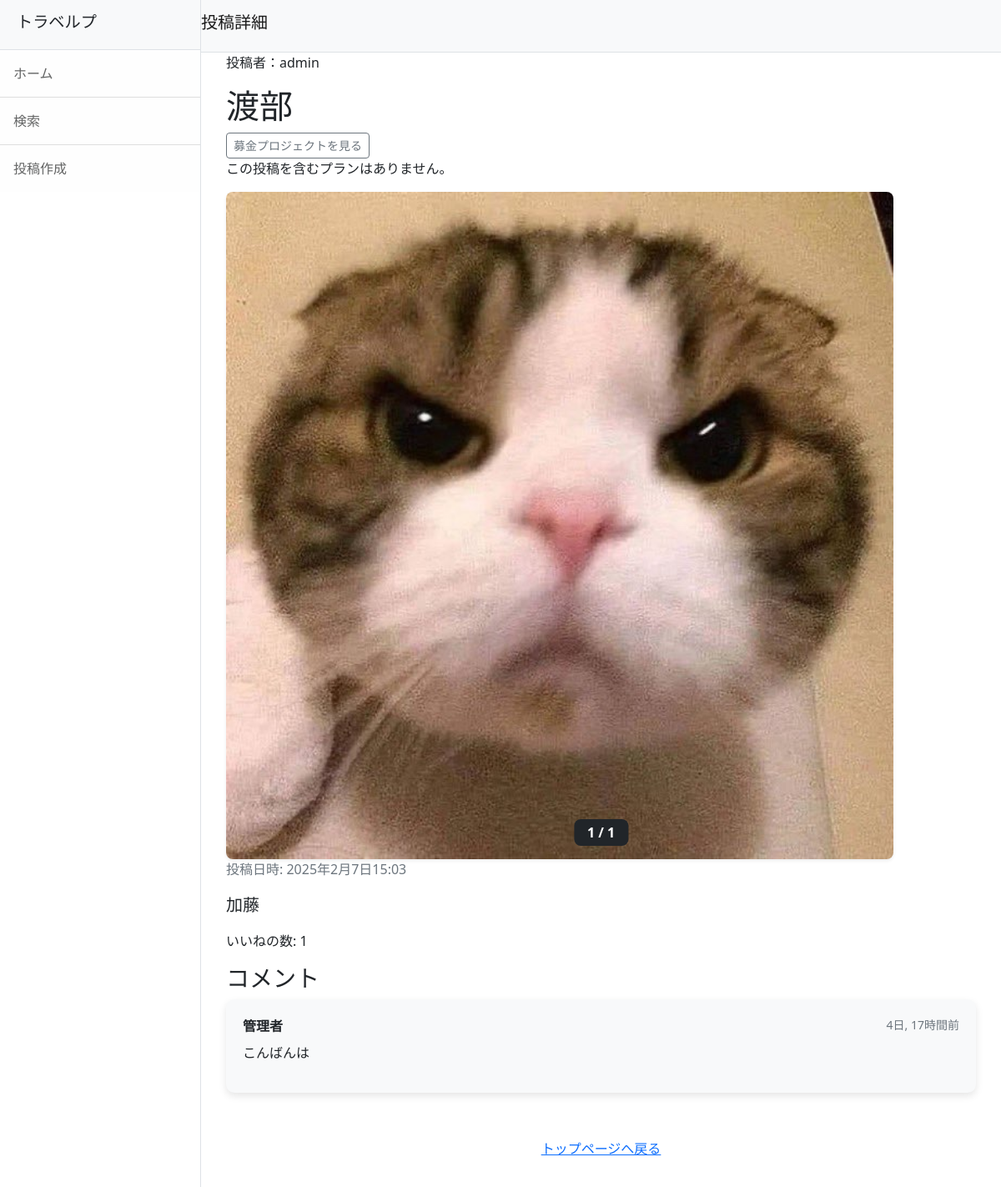
Screenshot of /post-detail/1/ with the database file from the repository.
### travelp/models.py (models this page shows, shortened)
class Post(models.Model):
    user = models.ForeignKey(CustomUser, on_delete=models.SET_NULL, null=True, blank=True)
    title = models.CharField(max_length=200)
    comment = models.TextField()
    created_at = models.DateTimeField(auto_now_add=True)
    caption = models.TextField(verbose_name='場所', blank=True)
    fundraising = models.BooleanField(default=False)
    latitude = models.DecimalField(max_digits=15, decimal_places=11, null=True, blank=True)  # 緯度
    longitude = models.DecimalField(max_digits=15, decimal_places=11, null=True, blank=True)  # 経度
    def like_count(self):
        return self.likes.count()  # 投稿に対する「いいね」の数を返す

class PostImage(models.Model):
    post = models.ForeignKey(Post, related_name='images', on_delete=models.CASCADE)
    image = models.ImageField(upload_to='photos')

class Comment(models.Model):
    user = models.ForeignKey(CustomUser, on_delete=models.SET_NULL, null=True, blank=True)  # コメント投稿者
    post = models.ForeignKey(Post, related_name='comments', on_delete=models.CASCADE)  # コメントが付けられた投稿
    text = models.TextField()  # コメント内容
    created_at = models.DateTimeField(auto_now_add=True)  # コメント日時

### accounts/models.py (models this page shows, shortened)
class CustomUser(AbstractUser):
    pass
    nickname = models.CharField(max_length=150, blank=True, null=True)
    profile_image = models.ImageField(upload_to='profile_images/', null=True, blank=True)
    profile_description = models.TextField(null=True, blank=True)

### travelp/views.py (the view)
# urls.py: path('post-detail/<int:pk>/', views.PostDetailView.as_view(), name='post_detail'),
class PostDetailView(DetailView):
    model = Post
    template_name = 'post_detail.html'
    context_object_name = 'post'
    def get_context_data(self, **kwargs):
        context = super().get_context_data(**kwargs)
        context['plans'] = Plan.objects.filter(posts=self.object)
        print(f"DEBUG: {self.object.title} を含むプラン数 → {context['plans'].count()}")
        post = self.object  # 現在表示されている投稿オブジェクトを取得
        context['comments'] = Comment.objects.filter(post=post)
        if self.request.user.is_authenticated:
            context['liked'] = post.liked_by_user(self.request.user)  # いいねしているか確認
        else:
            context['liked'] = False  # ログインしていない場合はいいねなし
        return context
    def post_detail(request, post_id):
        post = get_object_or_404(Post, id=post_id)
        if not (post.likes.filter(id=request.user.id).exists() or post.comments.filter(user=request.user).exists()):
            return redirect('some_other_page')
        plans = Plan.objects.filter(posts=post)
        print(f"DEBUG: {post.title} を含むプラン数 → {plans.count()}")
        return render(request, 'post_detail.html', {'post': post, 'plans': plans})

### travelp/templates/post_detail.html (shortened to what this page needs)
{% extends 'base.html' %}
{% block header %}投稿詳細{% endblock %}
{% block content %}
<div class="container-fluid">
  {% if user.nickname %}
    <p>投稿者： {{ post.user.nickname }}
  {% else %}
    <p>投稿者：{{ post.user.username }}</p>
  {% endif %}
  <h1>{{ post.title }}</h1>
  {% if post.fundraising %}
  <a href="{% url 'travelp:fundraising_detail' post.pk %}" class="btn btn-sm btn-outline-secondary">募金プロジェクトを見る</a>
  {% endif %}
  {% if plans %}
    <h3>この投稿が含まれるプラン</h3>
    <ul>
      {% for plan in plans %}
        <li>
          <a href="{% url 'travelp:plan_detail' plan.id %}" class="btn btn-sm btn-outline-secondary">{{ plan.name }}（作成者: {{ plan.user.username }}）</a>
        </li>
      {% endfor %}
    </ul>
  {% else %}
    <p>この投稿を含むプランはありません。</p>
  {% endif %}
  <div style="position: relative;">
    <img id="main-image" src="{{ post.images.first.image.url }}" alt="メイン画像" width="800" class="img-fluid rounded-3 shadow-sm">
    <p id="image-count" class="image-count position-absolute bottom-0 start-50 translate-middle-x text-white bg-dark py-1 px-3 rounded-3" style="font-weight: bold; display: none;">1 / {{ post.images.count }}</p>
  </div>
  <p class="text-muted">投稿日時: {{ post.created_at }}</p>
  <p class="lead">{{ post.comment }}</p>
  <p>いいねの数: <span id="like-count">{{ post.like_count }}</span></p>
  <h3>コメント</h3>
  <ul id="comment-list" class="list-unstyled">
    {% for comment in post.comments.all %}
      <li class="comment mb-3" style="background-color: #f8f9fa; border-radius: 10px; padding: 20px; box-shadow: 0 4px 10px rgba(0, 0, 0, 0.1);">
        <div class="d-flex justify-content-between">
          <strong>
            {% if comment.user.nickname %}
             {{ comment.user.nickname }}
            {% else %}
              {{ comment.user.username }}
            {% endif %}
          </strong>
          <small class="text-muted">{{ comment.created_at|timesince }}前</small>
        </div>
        <p class="comment-text mt-2">{{ comment.text }}</p>
      </li>
    {% empty %}
      <li class="mb-3" style="background-color: #f8f9fa; border-radius: 10px; padding: 20px;">コメントはありません。</li>
    {% endfor %}
  </ul>
  <p class="text-center mt-5">
    <a href="{% url 'travelp:index' %}" class="btn btn-link">トップページへ戻る</a>
  </p>
</div>
{% endblock %}

### rows the page displays
Post: user.username "admin", title "渡部", images.first.image (picture), created_at "2025年2月7日15:03", comment "加藤", like_count "1"
Comment: user.nickname "管理者", created_at "4日, 17時間", text "こんばんは"
